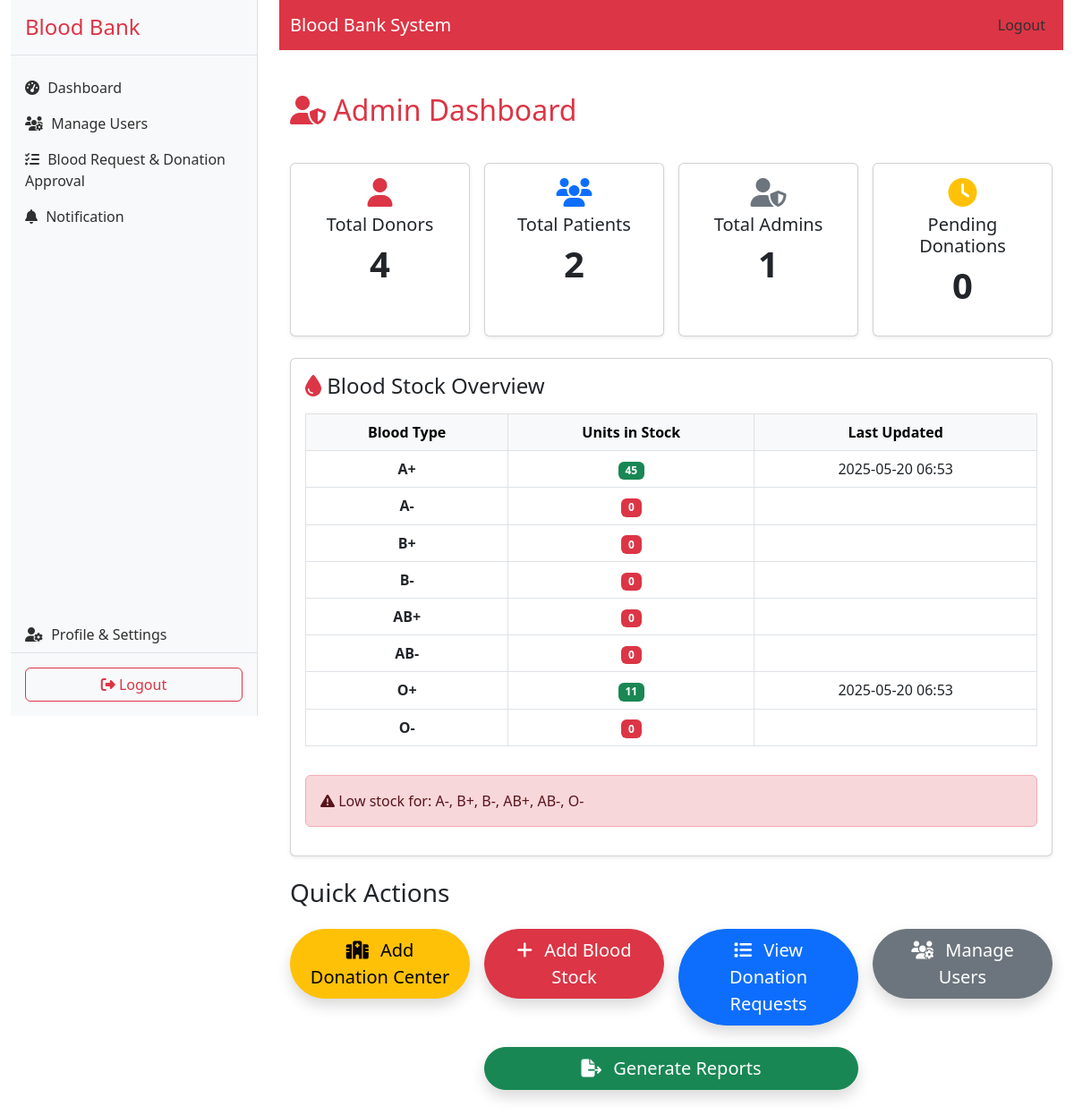
The page /admin-dashboard/ (signed in) on the database its author committed.
### account/models.py (models this page shows, shortened)
class BloodStock(models.Model):
    type = models.CharField(max_length=3, choices=BLOOD_TYPE_CHOICES, unique=True)
    units = models.PositiveIntegerField(default=0)
    last_updated = models.DateTimeField(auto_now=True)

### account/views.py (the view)
# urls.py: path('admin-dashboard/', views.admin_dashboard, name='admin_dashboard'),
@login_required
def admin_dashboard(request):
    if request.user.role != 'ADMIN':
        return redirect('admin_login')
    blood_types = ['A+', 'A-', 'B+', 'B-', 'AB+', 'AB-', 'O+', 'O-']
    blood_stock = []
    low_stock_alerts = []
    for btype in blood_types:
        stock = BloodStock.objects.filter(type=btype).first()
        units = stock.units if stock else 0
        last_updated = stock.last_updated if stock else None
        blood_stock.append({'type': btype, 'units': units, 'last_updated': last_updated})
        if units < 5:
            low_stock_alerts.append(btype)
    total_donors = User.objects.filter(role='DONOR').count()
    total_patients = User.objects.filter(role='PATIENT').count()
    total_admins = User.objects.filter(role='ADMIN').count()
    pending_donations = DonationAppointment.objects.filter(status='PENDING').count()
    context = {
        'blood_stock': blood_stock,
        'total_donors': total_donors,
        'total_patients': total_patients,
        'total_admins': total_admins,
        'pending_donations': pending_donations,
        'low_stock_alerts': low_stock_alerts,
    }
    return render(request, 'account/admin_dashboard.html', context)

### templates/account/admin_dashboard.html (shortened to what this page needs)
{% extends 'base.html' %}
{% block content %}
<div class="container py-4">
    <div class="row mb-4">
        <div class="col-md-12">
            <h2 class="mb-3 text-danger"><i class="fas fa-user-shield"></i> Admin Dashboard</h2>
        </div>
    </div>
    <div class="row mb-4 g-3">
        <div class="col-md-3">
            <div class="card text-center shadow-sm h-100">
                <div class="card-body">
                    <i class="fas fa-user fa-2x text-danger mb-2"></i>
                    <h5 class="card-title">Total Donors</h5>
                    <p class="display-6 fw-bold">{{ total_donors }}</p>
                </div>
            </div>
        </div>
        <div class="col-md-3">
            <div class="card text-center shadow-sm h-100">
                <div class="card-body">
                    <i class="fas fa-users fa-2x text-primary mb-2"></i>
                    <h5 class="card-title">Total Patients</h5>
                    <p class="display-6 fw-bold">{{ total_patients }}</p>
                </div>
            </div>
        </div>
        <div class="col-md-3">
            <div class="card text-center shadow-sm h-100">
                <div class="card-body">
                    <i class="fas fa-user-shield fa-2x text-secondary mb-2"></i>
                    <h5 class="card-title">Total Admins</h5>
                    <p class="display-6 fw-bold">{{ total_admins }}</p>
                </div>
            </div>
        </div>
        <div class="col-md-3">
            <div class="card text-center shadow-sm h-100">
                <div class="card-body">
                    <i class="fas fa-clock fa-2x text-warning mb-2"></i>
                    <h5 class="card-title">Pending Donations</h5>
                    <p class="display-6 fw-bold">{{ pending_donations }}</p>
                </div>
            </div>
        </div>
    </div>
    <div class="card mb-4 shadow-sm">
        <div class="card-body">
            <h4 class="mb-3"><i class="fas fa-tint text-danger"></i> Blood Stock Overview</h4>
            <div class="table-responsive">
                <table class="table table-bordered align-middle text-center">
                    <thead class="table-light">
                        <tr>
                            <th>Blood Type</th>
                            <th>Units in Stock</th>
                            <th>Last Updated</th>
                        </tr>
                    </thead>
                    <tbody>
                        {% for stock in blood_stock %}
                        <tr>
                            <td><span class="fw-bold">{{ stock.type }}</span></td>
                            <td>
                                {% if stock.units < 5 %}
                                    <span class="badge bg-danger">{{ stock.units }}</span>
                                {% elif stock.units < 10 %}
                                    <span class="badge bg-warning text-dark">{{ stock.units }}</span>
                                {% else %}
                                    <span class="badge bg-success">{{ stock.units }}</span>
                                {% endif %}
                            </td>
                            <td>{{ stock.last_updated|date:'Y-m-d H:i' }}</td>
                        </tr>
                        {% endfor %}
                    </tbody>
                </table>
            </div>
            {% if low_stock_alerts %}
                <div class="alert alert-danger mt-3">
                    <i class="fas fa-exclamation-triangle"></i> Low stock for: {{ low_stock_alerts|join:', ' }}
                </div>
            {% endif %}
        </div>
    </div>
    <h3 class="mb-4">Quick Actions</h3>
    <div class="row mb-4 g-3 text-center justify-content-center">
        <div class="col-md-3 mb-2">
            <button type="button" class="btn btn-warning btn-lg w-100 rounded-pill shadow" data-bs-toggle="modal" data-bs-target="#addCenterModal">
                <i class="fas fa-hospital me-2"></i> Add Donation Center
            </button>
        </div>
        <div class="col-md-3 mb-2">
            <button type="button" class="btn btn-danger btn-lg w-100 rounded-pill shadow" data-bs-toggle="modal" data-bs-target="#addStockModal">
                <i class="fas fa-plus me-2"></i> Add Blood Stock
            </button>
        </div>
        <div class="col-md-3 mb-2">
            <a href="{% url 'admin_donation_blood_request' %}" class="btn btn-primary btn-lg w-100 rounded-pill shadow">
                <i class="fas fa-list me-2"></i> View Donation Requests
            </a>
        </div>
        <div class="col-md-3 mb-2">
            <a href="{% url 'admin_users' %}" class="btn btn-secondary btn-lg w-100 rounded-pill shadow">
                <i class="fas fa-users-cog me-2"></i> Manage Users
            </a>
        </div>
        <div class="col-md-6 mt-3">
            <a href="{% url 'generate_report_pdf' %}" class="btn btn-success btn-lg w-100 rounded-pill shadow">
                <i class="fas fa-file-export me-2"></i> Generate Reports
            </a>
        </div>
    </div>
</div>
{% endblock %}

### rows shown on the page
BloodStock: last_updated "2025-05-20 06:53"
BloodStock: last_updated "2025-05-20 06:53"

### other values the page prints
{{ total_donors }} "4"
{{ total_patients }} "2"
{{ total_admins }} "1"
{{ pending_donations }} "0"
{{ stock.type }} "A+" "A-" "B+" "B-" "AB+" "AB-" "O+" "O-"
{{ stock.units }} "45" "11"
{{ stock.units }} "0" "0" "0" "0" "0" "0"
{{ low_stock_alerts|join:', ' }} "A-, B+, B-, AB+, AB-, O-"
